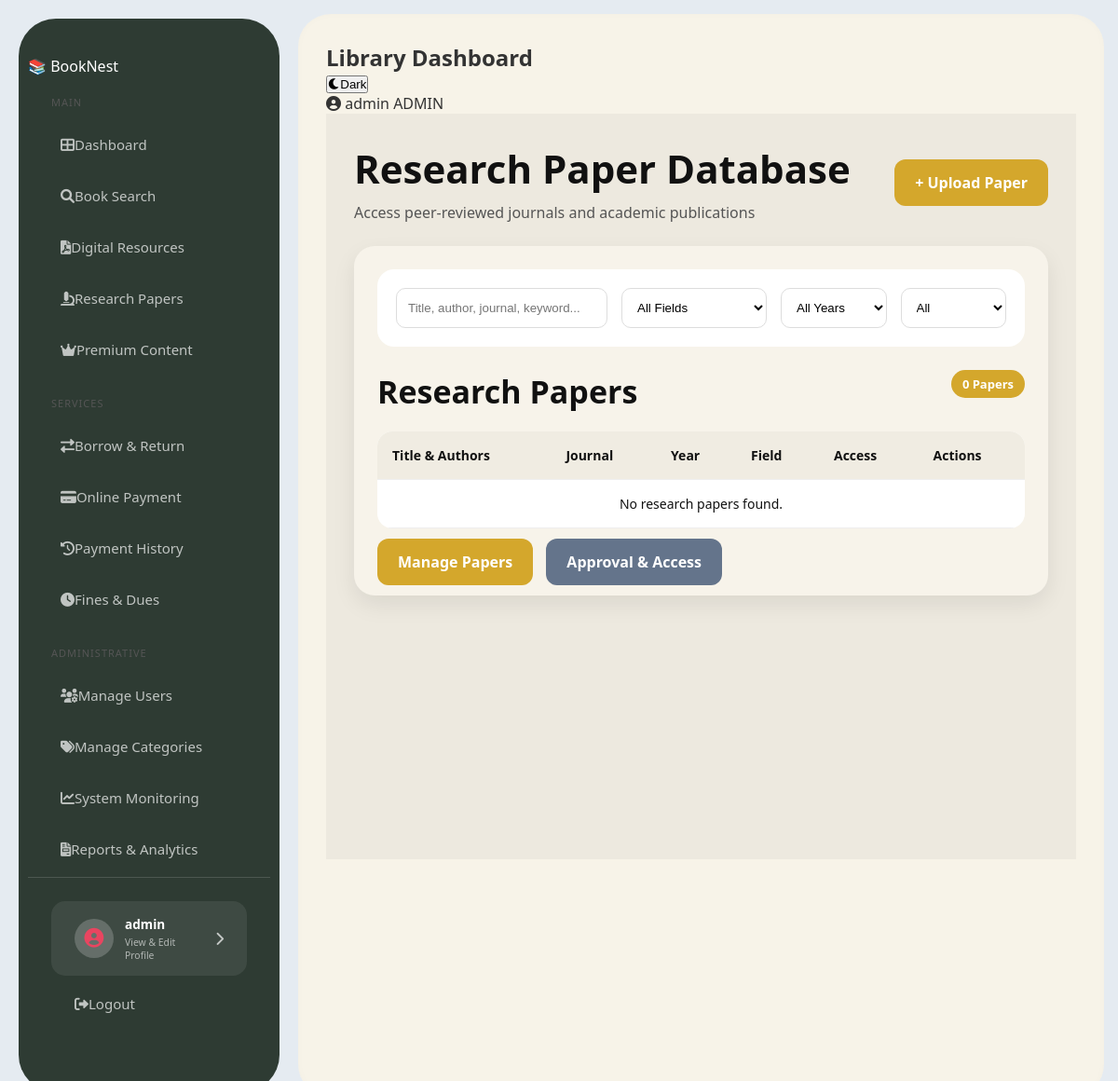
Before: /research-papers/ (signed in) with the older database file.
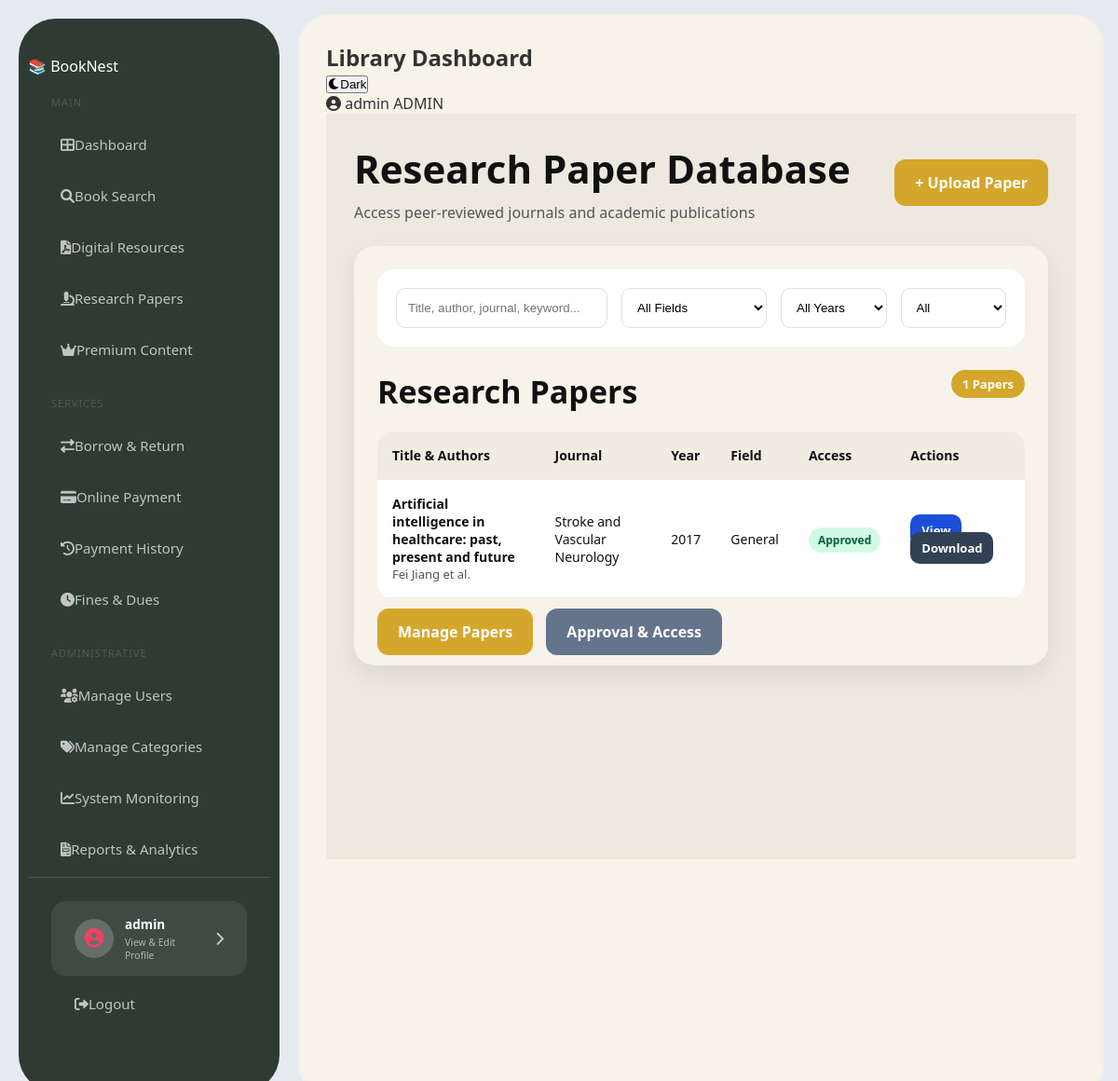
After: the same page with the newer database file.
### library/models.py (models this page shows, shortened)
class ResearchPaper(models.Model):
    STATUS_CHOICES = [
        ('pending', 'Pending'),
        ('approved', 'Approved'),
        ('rejected', 'Rejected'),
    ]
    title = models.CharField(max_length=200)
    author = models.CharField(max_length=200)
    journal = models.CharField(max_length=200)
    year = models.PositiveIntegerField()
    abstract = models.TextField(blank=True, null=True)
    paper_file = models.FileField(upload_to='research_papers/')
    status = models.CharField(max_length=20, choices=STATUS_CHOICES, default='pending')
    uploaded_by = models.ForeignKey(User, on_delete=models.CASCADE)
    uploaded_at = models.DateTimeField(auto_now_add=True)

### library/views.py (the view)
# urls.py: path('research-papers/', views.research_papers, name='research_papers'),
@login_required
def research_papers(request):
    papers = ResearchPaper.objects.filter(status='approved').order_by('-uploaded_at')
    query = request.GET.get('q', '')
    if query:
        papers = papers.filter(title__icontains=query) | papers.filter(author__icontains=query) | papers.filter(journal__icontains=query)
    return render(request, 'library/research_papers.html', {
        'papers': papers,
        'query': query,
        'is_librarian_or_admin': is_librarian_or_admin(request.user),
    })

### library/models.py (called while the page is built)
    def get_full_name(self):
        if self.first_name and self.last_name:
            return f"{self.first_name} {self.last_name}"
        return self.username

### library/views.py (called while the page is built)
def is_librarian_or_admin(user):
    return user.is_authenticated and (
        user.role in [User.LIBRARIAN, User.ADMIN] or user.is_superuser
    )

### library/templates/library/research_papers.html (shortened to what this page needs)
{% extends 'library/base.html' %}
{% block content %}
<div class="research-page">
<div class="research-header">
<div class="research-title">
<h1>Research Paper Database</h1>
<p>Access peer-reviewed journals and academic publications</p>
</div>
{% if is_librarian_or_admin %}
<a href="{% url 'upload_research_paper' %}" class="upload-btn">+ Upload Paper</a>
{% endif %}
</div>
<div class="main-box">
<div class="search-box">
<form method="GET">
<div class="search-grid">
<input type="text" placeholder="Title, author, journal, keyword..." name="q">
<select>
<option>All Fields</option>
</select>
<select>
<option>All Years</option>
</select>
<select>
<option>All</option>
</select>
</div>
</form>
</div>
<div class="section-title">
Research Papers
<span class="paper-count">{{ papers|length }} Papers</span>
</div>
<table>
<thead>
<tr>
<th>Title & Authors</th>
<th>Journal</th>
<th>Year</th>
<th>Field</th>
<th>Access</th>
<th>Actions</th>
</tr>
</thead>
<tbody>
{% for paper in papers %}
<tr>
<td>
<div class="paper-title">{{ paper.title }}</div>
<div class="paper-author">{{ paper.author }}</div>
</td>
<td>{{ paper.journal }}</td>
<td>{{ paper.year }}</td>
<td>{{ paper.category|default:"General" }}</td>
<td>
{% if paper.status == 'approved' %}
<span class="badge badge-open">Approved</span>
{% else %}
<span class="badge badge-pending">{{ paper.status }}</span>
{% endif %}
</td>
<td>
<a href="{% url 'paper_detail' paper.id %}" class="action-btn view-btn">View</a>
{% if paper.status == 'approved' %}
<a href="{% url 'download_paper' paper.id %}" class="action-btn download-btn">Download</a>
{% endif %}
</td>
</tr>
{% empty %}
<tr>
<td colspan="6" style="text-align:center;">No research papers found.</td>
</tr>
{% endfor %}
</tbody>
</table>
{% if is_librarian_or_admin %}
<div class="bottom-btns">
<a href="{% url 'manage_research_papers' %}" class="upload-btn">Manage Papers</a>
<a href="{% url 'approval_access_control' %}" class="upload-btn" style="background:#64748b;">Approval & Access</a>
</div>
{% endif %}
</div>
</div>
{% endblock %}

Changed rows visible on the page:
added ResearchPaper: title "Artificial intelligence in healthcare: past, present and future", author "Fei Jiang et al.", journal "Stroke and Vascular Neurology", year "2017", category "General", status "Approved"
Other visible differences:
{{ papers|length }}: "0" → "1"
text no longer shown: "No research papers found."
